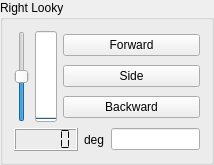
        <widget class="QGroupBox" name="groupBox_12">
         <property name="geometry">
          <rect>
           <x>691</x>
           <y>174</y>
           <width>214</width>
           <height>158</height>
          </rect>
         </property>
         <property name="sizePolicy">
          <sizepolicy hsizetype="Preferred" vsizetype="Preferred">
           <horstretch>1</horstretch>
           <verstretch>1</verstretch>
          </sizepolicy>
         </property>
         <property name="focusPolicy">
          <enum>Qt::NoFocus</enum>
         </property>
         <property name="title">
          <string>Right Looky</string>
         </property>
         <layout class="QVBoxLayout" name="verticalLayout_29">
          <item>
           <layout class="QHBoxLayout" name="horizontalLayout_23">
            <item>
             <widget class="QSlider" name="slider_RightLooky">
              <property name="focusPolicy">
               <enum>Qt::NoFocus</enum>
              </property>
              <property name="minimum">
               <number>0</number>
              </property>
              <property name="maximum">
               <number>320</number>
              </property>
              <property name="value">
               <number>160</number>
              </property>
              <property name="orientation">
               <enum>Qt::Vertical</enum>
              </property>
             </widget>
            </item>
            <item>
             <widget class="QProgressBar" name="progressBar_RightLooky">
              <property name="focusPolicy">
               <enum>Qt::NoFocus</enum>
              </property>
              <property name="layoutDirection">
               <enum>Qt::LeftToRight</enum>
              </property>
              <property name="maximum">
               <number>1024</number>
              </property>
              <property name="value">
               <number>0</number>
              </property>
              <property name="textVisible">
               <bool>true</bool>
              </property>
              <property name="orientation">
               <enum>Qt::Vertical</enum>
              </property>
              <property name="textDirection">
               <enum>QProgressBar::TopToBottom</enum>
              </property>
             </widget>
            </item>
            <item>
             <layout class="QVBoxLayout" name="verticalLayout_39">
              <item>
               <widget class="QPushButton" name="pushButton_RightLooky_Forward">
                <property name="focusPolicy">
                 <enum>Qt::NoFocus</enum>
                </property>
                <property name="text">
                 <string>Forward</string>
                </property>
               </widget>
              </item>
              <item>
               <widget class="QPushButton" name="pushButton_RightLooky_Side">
                <property name="text">
                 <string>Side</string>
                </property>
               </widget>
              </item>
              <item>
               <widget class="QPushButton" name="pushButton_RightLooky_Backward">
                <property name="focusPolicy">
                 <enum>Qt::NoFocus</enum>
                </property>
                <property name="text">
                 <string>Backward</string>
                </property>
               </widget>
              </item>
             </layout>
            </item>
           </layout>
          </item>
          <item>
           <layout class="QHBoxLayout" name="horizontalLayout_27">
            <item>
             <widget class="QLCDNumber" name="lcdNumber_RightLooky">
              <property name="focusPolicy">
               <enum>Qt::NoFocus</enum>
              </property>
              <property name="smallDecimalPoint">
               <bool>false</bool>
              </property>
              <property name="segmentStyle">
               <enum>QLCDNumber::Flat</enum>
              </property>
              <property name="value" stdset="0">
               <double>0.000000000000000</double>
              </property>
             </widget>
            </item>
            <item>
             <widget class="QLabel" name="label_29">
              <property name="focusPolicy">
               <enum>Qt::NoFocus</enum>
              </property>
              <property name="text">
               <string>deg</string>
              </property>
             </widget>
            </item>
            <item>
             <widget class="IntEdit" name="lineEdit_RightLooky"/>
            </item>
           </layout>
          </item>
         </layout>
        </widget>
